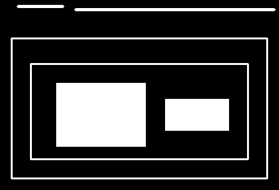
#> input picture estudo/imagens/contours_ex1.png, 279 x 190 px
$ python contours.py
#> lines starting #> are read from the running program, lines starting #| are printed output that depends on the picture; after the words box and inside, x2 and y2 are one past the last pixel; in counts of white or black regions, pixels touching at a corner belong together
import cv2
import matplotlib.pyplot as plt
import numpy as np

# Exibir imagens em grid
from matplotlib import pyplot as plt

# Mostrar imagens em forma de grade
def showImages(imgsArray, titleArray, size, grid=(1,1)):
    """
        imgsArray: Um array contendo as imagens que serão exibidas.
        titlesArray: título para a imagem correspondente em imgsArray.
        size: define o tamanho da figura geral que conterá as imagens.
        grid=(1,1): Uma tupla que define a organização da grade (linhas, colunas).
            O (1,1), o que significa que exibirá apenas uma imagem."""

    y, x = grid

    # Cria uma figura com  linhas e colunas
    #fig: A figura inteira.
    # axes: Um array (ou um único objeto de eixo) que contém grade onde as imagens serão desenhadas.
    fig, axes = plt.subplots(y, x, figsize=size)
    # .ravel() array achatado
    # if criar mais de um subplot, axes será um array NumPy multidimensional.
    # else (se criar apenas um subplot (o padrão), axes não será um array), np.array() garante que ele seja colocado dentro de um array NumPy
    axes = axes.ravel() if isinstance(axes, np.ndarray) else np.array([axes])

    if len(imgsArray) != len(titleArray):
        print("ERROR: O número de imagens e títulos deve ser o mesmo")
        return

    # Loop de exibição
    for idx, (img, title) in enumerate(zip(imgsArray, titleArray)):   #zip(imgsArray, titlesArray): Permite que o loop for acesse uma imagem e seu título correspondente a cada iteração.
        if len(img.shape)== 2: # A imagem é tons de cinza
            axes[idx].imshow(img, cmap = 'gray')
        else: # A imagem é RGB
            axes[idx].imshow(img)
        axes[idx].set_title(title, fontdict={'fontsize': 18, 'fontweight':'medium'}, pad=10) # Configuração do Título
        if len(title) == 0:
            axes[idx].axis('off')

    plt.tight_layout()  # Ajusta automaticamente o Layout para evitar sobreposição
    plt.show


# Para exibir uma única imagem:
#showImages([img1], ["Título 1"], size(10,10), gird(1,1))

# Para exibir duas imagens lado a lado:
#showImages([img1, img2], ["Título 1", Título 2"], size(10,10), gird(1,2))

# Para exibir quatro imagens lem uma grade 2x2:
#showImages([img1, img2, img3, img4], ["Título 1", Título 2", "Título 3", Título 4"], size(10,10), gird(2,2))


# ENCONTRAR CONTORNOS DE UMA IMAGEM BINÁRIA ---------------------------------------------------------------------------------------------------------------------------------------
img = cv2.imread('imagens/contours_ex1.png')
#> img is the input picture: shape (190, 279, 3); min 0, max 255, mean 54.2
assert img is not None, "file could not be read, check with os.path.exists()"  # Verifica se a imagem foi carregada corretamente
img_gray = cv2.cvtColor(img, cv2.COLOR_BGR2GRAY) # CONVERTE a imagem BGR para escala de cinza
ret, thresh = cv2.threshold(img_gray, 127, 255,0) # Aplica um threshould para binarizar a imagem
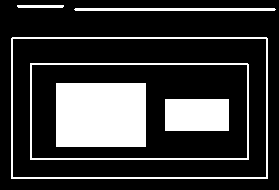
#> thresh: shape (190, 279); 21.5% white; 6 white regions

""""
Gera os contornos e a hierarquia.
Contours é uma lista de todos os contornos da imagem. Cada contorno individual é um array Numpy de coordenadas (x,y) dos pontos de contorno do objeto.
Hierarquia é uma matriz que descreve a hierarquia dos contornos
    *contornos, hierarquia = cv2.findContours (thresh, cv2.RETR_TREE, cv2.CHAIN_APPROX_SIMPLE)*
        o primeiro [thresh] é a imagem de origem/ linearizada
        o segundo [cv2.RETR_TREE] é o modo de recuperação de contornos
        o terceiro [cv2.CHAIN_APPROX_SIMPLE] é o método de aproximação de contornos.
         cv2.CHAIN_APPROX_SIMPLE remove todos os pontos redundantes e compacta o contorno, economizando memória
"""

contours, hierarchy = cv2.findContours(thresh, cv2.RETR_TREE, cv2.CHAIN_APPROX_SIMPLE)  #testar se esssa aproximação é a melhor opção/ INTERPOLAÇÃO
#> contours = 8 contours; box (x1, y1, x2, y2) and area: (11, 37, 268, 179) 36095, (12, 38, 267, 178) 35304, (30, 63, 249, 160) 20928, (31, 64, 248, 159) 20302, (56, 83, 146, 147) 5607, (165, 99, 229, 131) 1953, (74, 8, 276, 11) 400, (17, 5, 64, 8) 91

print(contours, hierarchy)
#> (printed output is left out)
# Apenas 1 contorno. Não há relações hierárquica [Próximo, Anterior, Primeiro_Filho, Pai]
# Contorno. Os valores -1 indicam a ausencia de outros contornos.


# DESENHAR CONTORNO --------------------------------------------------------------------------------------------------------------------------------------------------

'''
A função cv2.drawContours é usada para desenhar os contornos encontrados em uma imagem.
    - O primeiro argumento [img] é a imagem onde se quer que os contornos apareçam
    - O segundo argumento [contours] é a lista de todos os contornos que encontrados com cv.findContours
    - O terceiro argumento, -1, significa que se deseja desenhar todos os contornos na lista.
        Se quisesse desenhar apenas um contorno específico, se coloca o indíce do retorno.
    - O quarto argumento [(255, 0, 0)] define a o cor do contorno matplot(RGB)
    - O quinto argumento [3] define a expessura do contorno em 3 pixels

    cv2.drawContours	(InputOutputArray	image,
                         InputArrayOfArrays	contours,
                         int	contourIdx,
                         const Scalar &	color,
                         int	thickness = 1,
                         int	lineType = LINE_8,
                         InputArray	hierarchy = noArray(),
                         int	maxLevel = INT_MAX,
                         Point	offset = Point() )
'''

#cv2.drawContours(img, contours, -1, (255, 0, 0), 3)
        #não necessariamente scale gray, mas draw.contourns é comum ser colorida(nosso caso não é)
        #modifica a img original, ideal criar um cópia da img
#showImages([img_gray, img], ["Original", "Exemplo Contorno"], size=(7,7), grid=(1,2)) #RGB


print(f"Total de contornos: {len(contours)}")
#| Total de contornos: 8

#Criar uma lista de imagens com cada contorno desenhado separadamente
contour_images = []
titles = []

for i, contour in enumerate(contours):
    img_contour = np.zeros_like(img) #Cria uma imagem preta do mesmo tamanho da original
    cv2.drawContours(img_contour, contours, i, (255,255,255), 3)
    contour_images.append(img_contour)
    titles.append(f"Contorno {i}")
#> this loop made 8 passes
#> contour on passes 5 to 6: [[165, 99], [165, 130], [228, 130], [228, 99]], [[56, 83], [56, 146], [145, 146], [145, 83]]
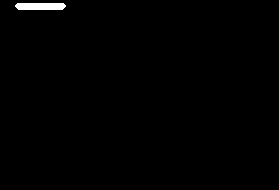
#> img_contour: shape (190, 279, 3); 0.64% white; 1 white region, box (x1, y1, x2, y2) and area: (15, 3, 66, 10) 339
#> after the loop, contour_images = 8 items; titles = ['Contorno 0', 'Contorno 1', 'Contorno 2', 'Contorno 3', 'Contorno 4', 'Contorno 5', 'Contorno 6', 'Contorno 7']


num_images = len(contours)
#> num_images = 8
grid_size = (2,4)
showImages([img], ["Original"], size=(4,4), grid= (1,1))
#> the loop in showImages, `for idx, (img, title) in enumerate(zip(imgsArray, titleArray)):` made 1 pass
showImages(contour_images, titles, size=(15, num_images), grid=grid_size)
#> the loop in showImages (call 2), `for idx, (img, title) in enumerate(zip(imgsArray, titleArray)):` made 8 passes
#> title on passes 1 to 8: 'Contorno 0', 'Contorno 1', 'Contorno 2', 'Contorno 3', 'Contorno 4', 'Contorno 5', 'Contorno 6', 'Contorno 7'

print(hierarchy)
#| [[[ 6 -1  1 -1]
#|   [-1 -1  2  0]
#|   [-1 -1  3  1]
#|   [-1 -1  4  2]
#|   [ 5 -1 -1  3]
#|   [-1  4 -1  3]
#|   [ 7  0 -1 -1]
#|   [-1  6 -1 -1]]]
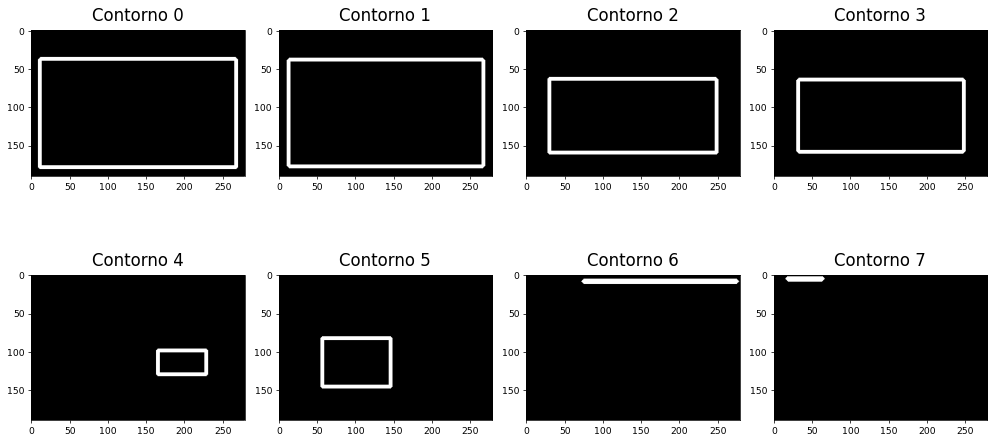
#> figure drawn by matplotlib, 8 panels
